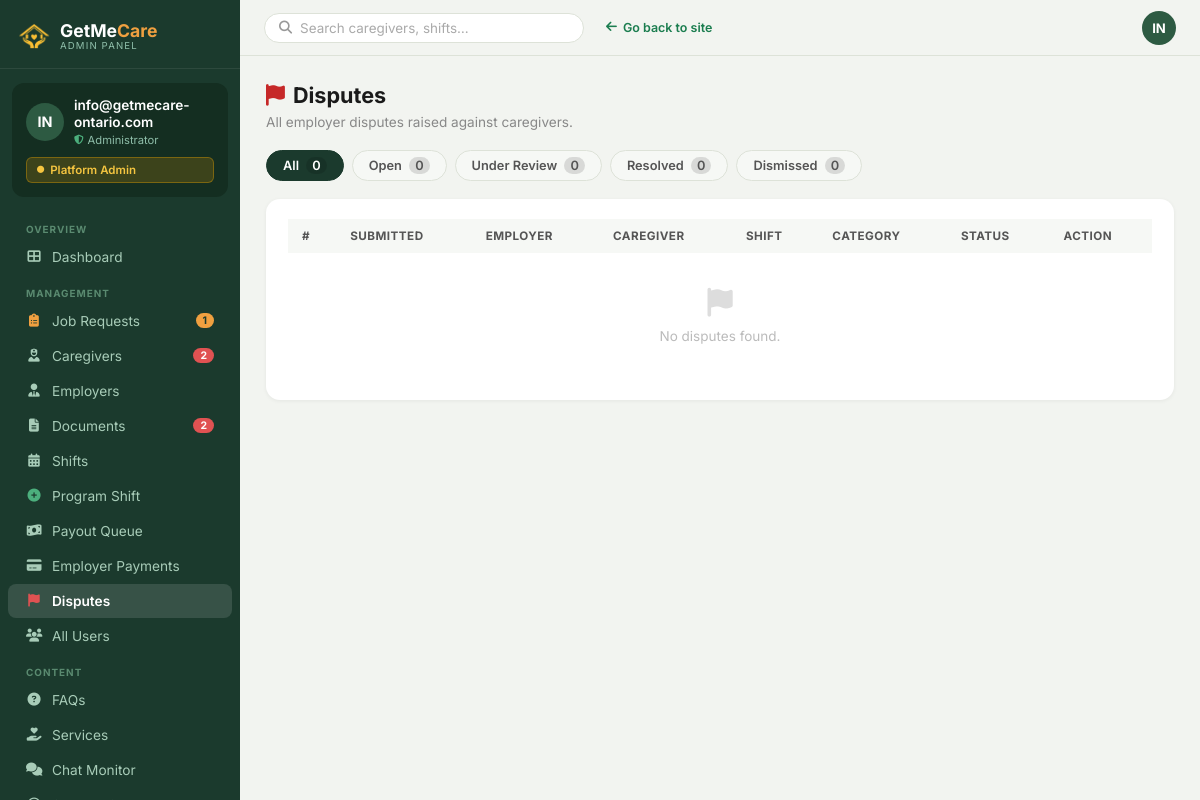
Page /admin-panel/disputes/ (signed in) on the earlier database version.
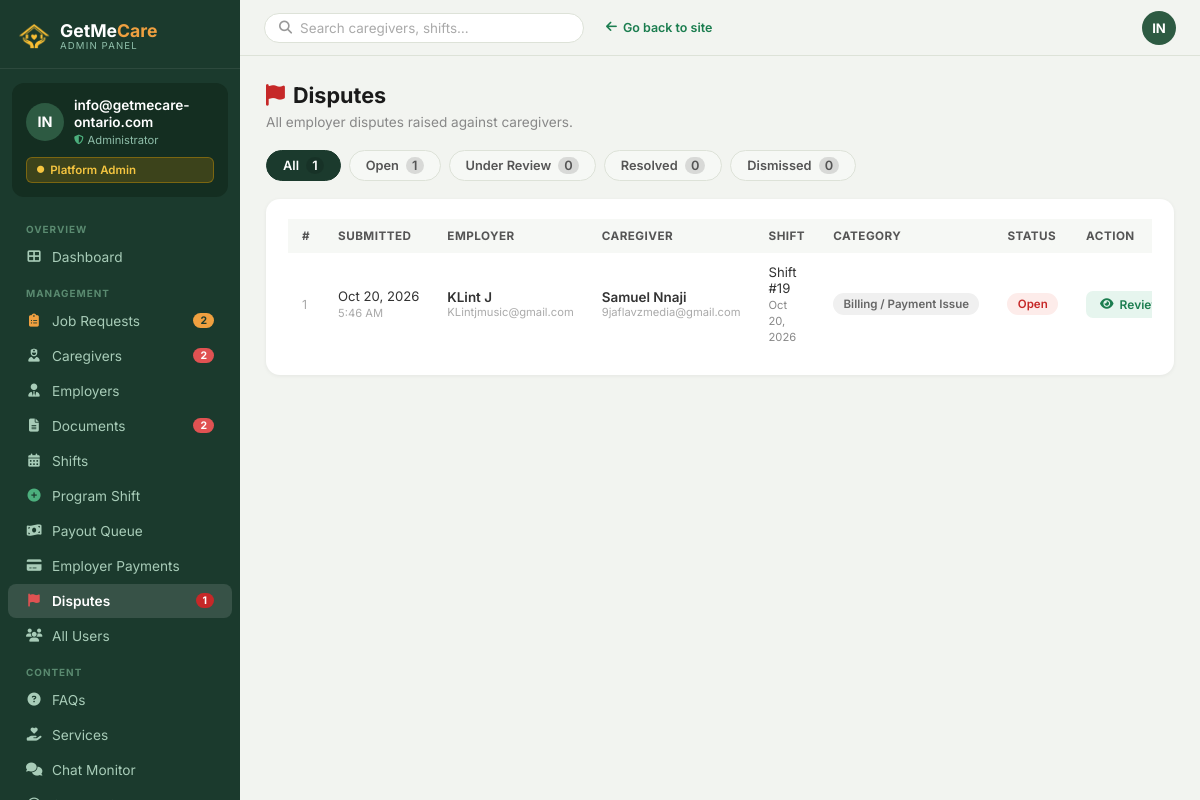
Same page on the later database version.
### Account/models.py (models this page shows, shortened)
class Dispute(models.Model):
    CAT_SERVICE_QUALITY = 'service_quality'
    CAT_NO_SHOW         = 'no_show'
    CAT_LATE_ARRIVAL    = 'late_arrival'
    CAT_MISCONDUCT      = 'misconduct'
    CAT_BILLING         = 'billing'
    CAT_SAFETY          = 'safety_concern'
    CAT_OTHER           = 'other'
    CATEGORY_CHOICES = [
        (CAT_SERVICE_QUALITY, 'Poor Service Quality'),
        (CAT_NO_SHOW,         'Caregiver No-Show'),
        (CAT_LATE_ARRIVAL,    'Late Arrival'),
        (CAT_MISCONDUCT,      'Unprofessional / Misconduct'),
        (CAT_BILLING,         'Billing / Payment Issue'),
        (CAT_SAFETY,          'Safety Concern'),
        (CAT_OTHER,           'Other'),
    ]
    STATUS_OPEN          = 'open'
    STATUS_UNDER_REVIEW  = 'under_review'
    STATUS_RESOLVED      = 'resolved'
    STATUS_DISMISSED     = 'dismissed'
    STATUS_CHOICES = [
        (STATUS_OPEN,         'Open'),
        (STATUS_UNDER_REVIEW, 'Under Review'),
        (STATUS_RESOLVED,     'Resolved'),
        (STATUS_DISMISSED,    'Dismissed'),
    ]
    employer = models.ForeignKey(
        CustomUser,
        on_delete=models.CASCADE,
        related_name='raised_disputes',
        limit_choices_to={'role': CustomUser.EMPLOYER},
    )
    caregiver = models.ForeignKey(
        CustomUser,
        on_delete=models.CASCADE,
        related_name='disputes_against',
        limit_choices_to={'role': CustomUser.CAREGIVER},
    )
    shift = models.ForeignKey(
        'Shift',
        null=True, blank=True,
        on_delete=models.SET_NULL,
        related_name='disputes',
    )
    payment = models.ForeignKey(
        'EmployerPayment',
        null=True, blank=True,
        on_delete=models.SET_NULL,
        related_name='disputes',
    )
    category    = models.CharField(max_length=20, choices=CATEGORY_CHOICES)
    description = models.TextField(
        help_text='Describe the issue in detail',
    )
    status = models.CharField(
        max_length=15,
        choices=STATUS_CHOICES,
        default=STATUS_OPEN,
    )
    admin_note = models.TextField(
        blank=True,
        help_text='Internal admin notes / resolution details',
    )
    resolved_at = models.DateTimeField(null=True, blank=True)
    created_at  = models.DateTimeField(auto_now_add=True)
    updated_at  = models.DateTimeField(auto_now=True)
    class Meta:
        ordering = ['-created_at']
        verbose_name        = 'Dispute'
        verbose_name_plural = 'Disputes'

class CustomUser(AbstractUser):
    EMPLOYER = 'employer'
    CAREGIVER = 'caregiver'
    ROLE_CHOICES = [
        (EMPLOYER, 'Employer / Family'),
        (CAREGIVER, 'Caregiver / PSW'),
    ]
    role = models.CharField(
        max_length=20,
        choices=ROLE_CHOICES,
        default=EMPLOYER,
    )
    phone = models.CharField(max_length=20, blank=True)
    @property
    def is_admin(self):
        return self.is_superuser or self.is_staff
    @property
    def is_employer(self):
        return self.role == self.EMPLOYER and not self.is_admin
    @property
    def is_caregiver(self):
        return self.role == self.CAREGIVER and not self.is_admin

class Shift(models.Model):
    STATUS_SCHEDULED  = 'scheduled'
    STATUS_IN_PROGRESS = 'in_progress'
    STATUS_COMPLETED  = 'completed'
    STATUS_CANCELLED  = 'cancelled'
    STATUS_CHOICES = [
        (STATUS_SCHEDULED,   'Scheduled'),
        (STATUS_IN_PROGRESS, 'In Progress'),
        (STATUS_COMPLETED,   'Completed'),
        (STATUS_CANCELLED,   'Cancelled'),
    ]
    caregiver   = models.ForeignKey(
        CustomUser,
        on_delete=models.CASCADE,
        related_name='caregiver_shifts',
        limit_choices_to={'role': CustomUser.CAREGIVER},
    )
    employer    = models.ForeignKey(
        CustomUser,
        on_delete=models.CASCADE,
        related_name='employer_shifts',
        limit_choices_to={'role': CustomUser.EMPLOYER},
    )
    city        = models.CharField(max_length=100, blank=True)
    start_date  = models.DateField()
    start_time  = models.TimeField()
    end_time    = models.TimeField(null=True, blank=True)   # kept for legacy display; derived from start_time + duration_hours
    duration_hours = models.DecimalField(
        max_digits=4, decimal_places=1,
        null=True, blank=True,
        help_text='How many hours the caregiver is booked for (e.g. 4.0)',
    )
    hourly_rate = models.DecimalField(max_digits=6, decimal_places=2)
    status      = models.CharField(
        max_length=20,
        choices=STATUS_CHOICES,
        default=STATUS_SCHEDULED,
    )
    created_at  = models.DateTimeField(auto_now_add=True)
    class Meta:
        ordering = ['-start_date', '-start_time']

### AdminApp/views.py (the view)
    @login_required(login_url='Account:login')
    def wrapper(request, *args, **kwargs):
        if not (request.user.is_staff or request.user.is_superuser):
            messages.error(request, 'Access denied. Admin account required.')
            return redirect('Account:login')
        return view_func(request, *args, **kwargs)

### Account/views.py (called while the page is built, shortened)
def ensure_user_notifications(user):
    if not user or not user.is_authenticated:
        return
    if user.notifications.exists():
        return

### AdminApp/views.py (called while the page is built)
def admin_required(view_func):
    @login_required(login_url='Account:login')
    def wrapper(request, *args, **kwargs):
        if not (request.user.is_staff or request.user.is_superuser):
            messages.error(request, 'Access denied. Admin account required.')
            return redirect('Account:login')
        return view_func(request, *args, **kwargs)
    wrapper.__name__ = view_func.__name__
    return wrapper

### GETMECARE/context_processors.py (called while the page is built)
def _get_support_unread_count(user):
    try:
        from Chatbot.models import SupportMessage
        return SupportMessage.objects.filter(
            chat__user=user,
            is_read=False,
        ).exclude(sender=user).count()
    except Exception:
        return 0

def admin_whatsapp_number(request):
    from django.conf import settings
    return {
        'admin_whatsapp_number': getattr(settings, 'ADMIN_WHATSAPP_NUMBER', '+12494812647'),
    }

### templates/AdminApp/disputes.html (shortened to what the changed rows need)
{% extends "AdminApp/base_admin.html" %}
{% block content %}
<div style="margin-bottom:20px">
  <h1 class="adm-page-title" style="margin-bottom:6px">
    <i class="fas fa-flag" style="color:#c62828;margin-right:8px"></i>Disputes
  </h1>
</div>
<div style="display:flex;gap:8px;margin-bottom:18px;flex-wrap:wrap">
  <a href="?status=all"
     style="padding:7px 16px;border-radius:20px;font-size:.8rem;font-weight:600;
            text-decoration:none;border:1.5px solid transparent;transition:all .15s;
            {% if status_filter == 'all' %}background:#1b3a2d;color:#fff;border-color:#1b3a2d
            {% else %}background:#f6f8f5;color:#555;border-color:#dde2d8{% endif %}">
    All <span style="margin-left:4px;background:rgba(0,0,0,.12);border-radius:20px;padding:1px 6px">{{ counts.all }}</span>
  </a>
  <a href="?status=open"
     style="padding:7px 16px;border-radius:20px;font-size:.8rem;font-weight:600;
            text-decoration:none;border:1.5px solid transparent;transition:all .15s;
            {% if status_filter == 'open' %}background:#c62828;color:#fff;border-color:#c62828
            {% else %}background:#f6f8f5;color:#555;border-color:#dde2d8{% endif %}">
    Open <span style="margin-left:4px;background:rgba(0,0,0,.12);border-radius:20px;padding:1px 6px">{{ counts.open }}</span>
  </a>
</div>
<div class="adm-card">
  <div class="adm-card-pad">
    <div class="scroll-table-wrap">
      <table class="adm-table">
        <thead>
          <tr>
            <th>#</th>
            <th>Submitted</th>
            <th>Employer</th>
            <th>Caregiver</th>
            <th>Shift</th>
            <th>Category</th>
            <th>Status</th>
            <th>Action</th>
          </tr>
        </thead>
        <tbody>
          {% for d in disputes %}
          <tr>
            <td style="color:#aaa;font-size:.78rem">{{ d.pk }}</td>
            <td style="white-space:nowrap;font-size:.82rem">
              {{ d.created_at|date:"M d, Y" }}<br>
              <span style="color:#aaa;font-size:.7rem">{{ d.created_at|time:"g:i A" }}</span>
            </td>
            <td>
              <div style="font-weight:600;font-size:.84rem">{{ d.employer.get_full_name }}</div>
              <div style="font-size:.7rem;color:#aaa">{{ d.employer.email }}</div>
            </td>
            <td>
              <div style="font-weight:600;font-size:.84rem">{{ d.caregiver.get_full_name }}</div>
              <div style="font-size:.7rem;color:#aaa">{{ d.caregiver.email }}</div>
            </td>
            <td style="font-size:.82rem">
              {% if d.shift %}Shift #{{ d.shift.pk }}<br>
                <span style="color:#888;font-size:.7rem">{{ d.shift.start_date|date:"M d, Y" }}</span>
              {% else %}—{% endif %}
            </td>
            <td><span class="badge badge-grey" style="white-space:nowrap;font-size:.72rem">{{ d.get_category_display }}</span></td>
            <td>
              {% if d.status == 'open' %}<span class="badge badge-red">Open</span>
              {% elif d.status == 'under_review' %}<span class="badge badge-orange">Under Review</span>
              {% elif d.status == 'resolved' %}<span class="badge badge-green">Resolved</span>
              {% else %}<span class="badge badge-grey">Dismissed</span>{% endif %}
            </td>
            <td>
              <a href="{% url 'AdminApp:dispute_detail' d.pk %}"
                 class="adm-btn adm-btn-view" style="font-size:.75rem">
                <i class="fas fa-eye"></i> Review
              </a>
            </td>
          </tr>
          {% empty %}
          <tr>
            <td colspan="8" style="text-align:center;padding:36px 0;color:#bbb">
              <i class="fas fa-flag" style="font-size:1.8rem;display:block;margin-bottom:10px;color:#ddd"></i>
              No disputes found.
            </td>
          </tr>
          {% endfor %}
        </tbody>
      </table>
    </div>
  </div>
</div>
{% endblock %}

### templates/AdminApp/base_admin.html (shortened to what the changed rows need)
{% load static %}
<!doctype html>
<html lang="en">
<head>
  <link rel="stylesheet" href="https://cdnjs.cloudflare.com/ajax/libs/font-awesome/6.4.0/css/all.min.css"/>
</head>
<body>
<aside class="adm-sidebar" id="adm-sidebar">
  <div class="adm-nav">
    <a href="{% url 'AdminApp:job_requests' %}" {% if request.resolver_match.url_name in 'job_requests,job_request_matches,admin_create_39_payment_link' %}class="active"{% endif %}>
      <i class="fas fa-clipboard-list" style="color:#f0a040"></i> Job Requests
      {% if open_jobs_count %}<span class="adm-nav-badge" style="background:#f0a040;color:#1b3a2d">{{ open_jobs_count }}</span>{% endif %}
    </a>
    <a href="{% url 'AdminApp:dispute_list' %}" {% if request.resolver_match.url_name == 'dispute_list' or request.resolver_match.url_name == 'dispute_detail' %}class="active"{% endif %}>
      <i class="fas fa-flag" style="color:#e05252"></i> Disputes
      {% if counts.open %}<span class="adm-nav-badge" style="background:#c62828">{{ counts.open }}</span>{% endif %}
    </a>
  </div>
</aside>
<main class="adm-main">
  <div class="adm-content">
    {% block content %}{% endblock %}
  </div>
</main>
  </body>
</html>

Differences in the rows shown:
added Dispute: pk "1", created_at "Oct 20, 2026", created_at "5:46 AM", employer.get_full_name "KLint J", employer.email "KLintjmusic@gmail.com", caregiver.get_full_name "Samuel Nnaji", caregiver.email "9jaflavzmedia@gmail.com", shift.pk "19", shift.start_date "Oct 20, 2026", category "Billing / Payment Issue", status "Open"
Other differences:
{{ open_jobs_count }}: "1" → "2"
{{ counts.open }}: (not shown) → "1"
{{ counts.all }}: "0" → "1"
{{ counts.open }}: "0" → "1"
text no longer shown: "No disputes found."
